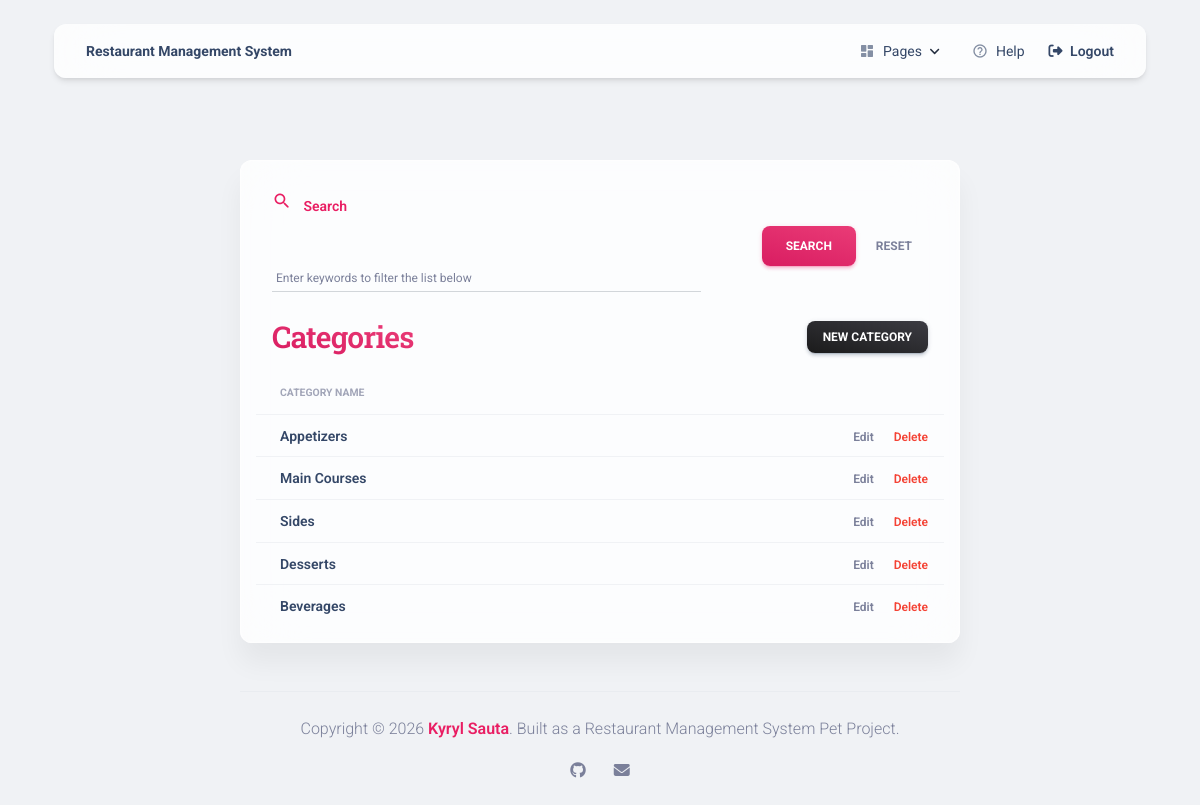
/dish-type/ (signed in), run on the app's committed database.
### menu/models.py (models this page shows, shortened)
class DishType(models.Model):
    name = models.CharField(max_length=255, unique=True)

### menu/views.py (the view)
# urls.py: path("dish-type/", DishTypeListView.as_view(), name="dish-type-list"),
class DishTypeListView(LoginRequiredMixin, generic.ListView):
    model = DishType
    context_object_name = "dishtype_list"
    template_name = "menu/dishtype_list.html"
    paginate_by = 5
    def get_context_data(self, *, object_list=None, **kwargs):
        context = super(DishTypeListView, self).get_context_data(**kwargs)
        name = self.request.GET.get("title", "")
        context["search_form"] = DishTypeSearchForm(
            initial={"title": name})
        return context
    def get_queryset(self):
        queryset = DishType.objects.all()
        name = self.request.GET.get("title")
        if name:
            return queryset.filter(name__icontains=name)
        return queryset

### menu/forms.py
class DishTypeSearchForm(forms.Form):
    title = forms.CharField(max_length=255, required=False)

### templates/menu/dishtype_list.html (shortened to what this page needs)
{% extends "base.html" %}
{% block content %}
  {% include 'includes/navigation.html' %}
  <div class="container mt-9">
    <div class="row">
      <div class="col-lg-8 mx-auto">
        <div class="card card-body blur shadow-blur">
          {% include "includes/search_bar.html" %}
          <div class="d-flex justify-content-between align-items-center mb-3 px-3">
            <h3 class="text-gradient text-primary mb-0">Categories</h3>
            <a href="{% url 'menu:dish-type-create' %}" class="btn btn-sm bg-gradient-dark mb-0">New Category</a>
          </div>
          <div class="table-responsive">
            <table class="table align-items-center mb-0">
              <thead>
                <tr>
                  <th class="text-uppercase text-secondary text-xxs font-weight-bolder opacity-7">Category Name</th>
                  <th class="text-secondary opacity-7"></th>
                </tr>
              </thead>
              <tbody>
                {% for type in dishtype_list %}
                  <tr>
                    <td>
                      <a href="{% url 'menu:dish-type-detail' pk=type.id %}" class="ps-3 text-sm font-weight-bold text-dark">
                        {{ type.name }}
                      </a>
                    </td>
                    <td class="align-middle text-end pe-3">
                      <a href="{% url 'menu:dish-type-update' pk=type.id %}" class="text-secondary font-weight-bold text-xs me-3">Edit</a>
                      <a href="{% url 'menu:dish-type-delete' pk=type.id %}" class="text-danger font-weight-bold text-xs">Delete</a>
                    </td>
                  </tr>
                {% empty %}
                  <tr><td class="text-center py-4 text-secondary">No categories found.</td></tr>
                {% endfor %}
              </tbody>
            </table>
          </div>
        </div>
      </div>
    </div>
  </div>
{% endblock %}

### templates/base.html (style rules this page uses)
body { display: flex; flex-direction: column; min-height: 100vh; background-color: #f0f2f5; }
.input-group-static input, .input-group-static select, .input-group-static textarea { border: none !important; background: transparent !important; box-shadow: none !important; padding-left: 0 !important; width: 100%; }

### data on the page
DishType: name "Appetizers"
DishType: name "Main Courses"
DishType: name "Sides"
DishType: name "Desserts"
DishType: name "Beverages"
